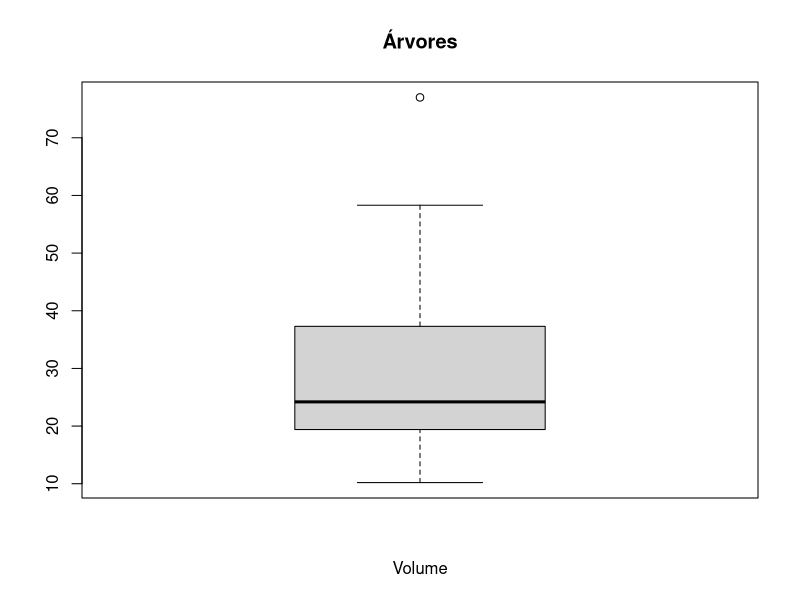
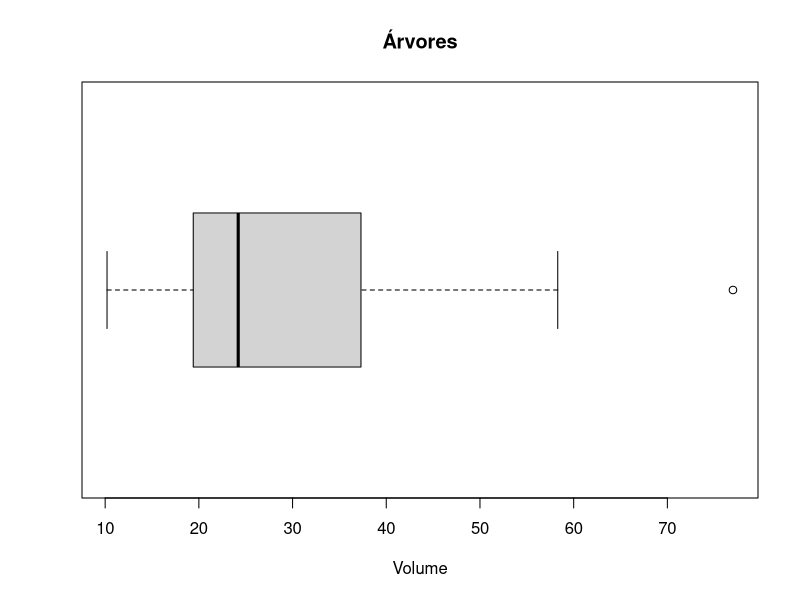
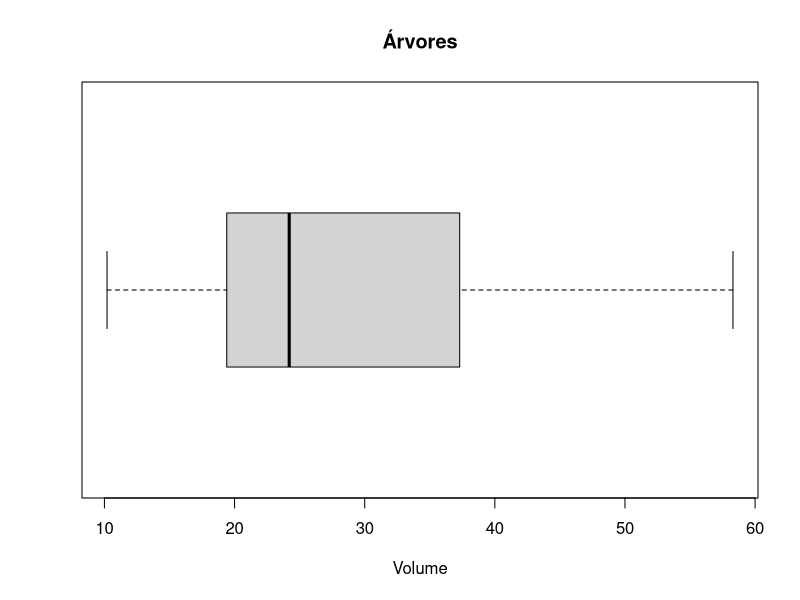
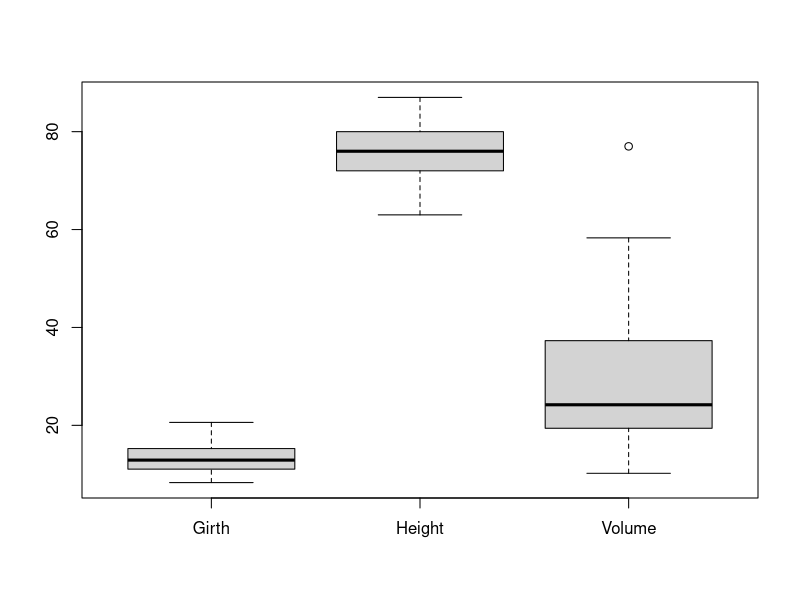
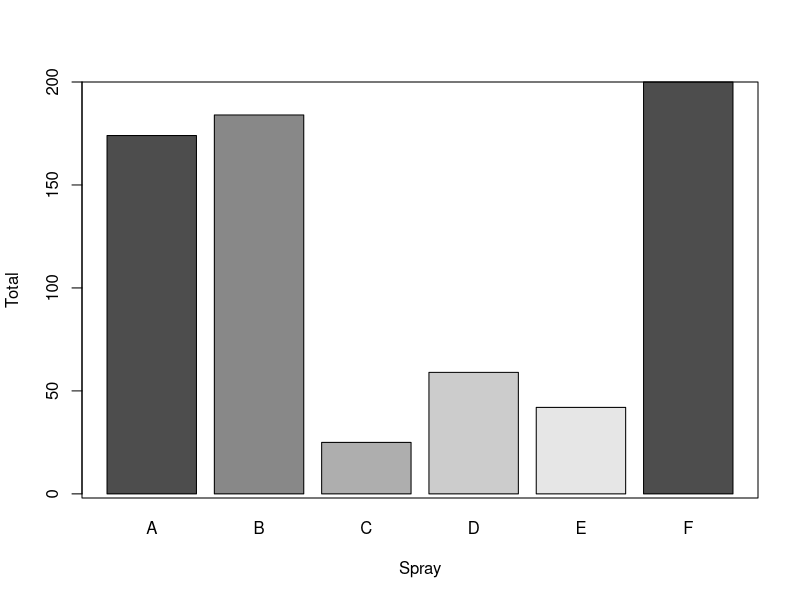

Source code (R) for these figures, in order:
## ---- chunk 1

boxplot(trees$Volume,
        main = "Árvores",
        xlab = "Volume")


boxplot(trees$Volume,
        main = "Árvores",
        xlab = "Volume",
        #col = "blue",
        horizontal = TRUE)

boxplot(trees$Volume,
        main = "Árvores",
        xlab = "Volume",
        #col = "blue",
        horizontal = TRUE,
        outline = FALSE)


## ---- chunk 2

boxplot.stats(trees$Volume)

boxplot.stats(trees$Volume)$stats

## ---- chunk 3

# EH SO CHAMAR COM UMA VARIAVEL QUE TENHA MAIS DE UMA COLUNA, TIPO UM DATA FRAME
boxplot(trees)

## ---- chunk 4

InsectSprays

# SOMA TODAS AS VARIAVEIS DA COLUNA X, AGRUPANDO PELA COLUA Y
spray <- aggregate(. ~ spray, data = InsectSprays, sum)

spray

## ---- chunk 5

barplot(height = spray$count, 
        names.arg = spray$spray,
        xlab = "Spray",
        ylab = "Total",
        col = gray.colors(5))
box()

